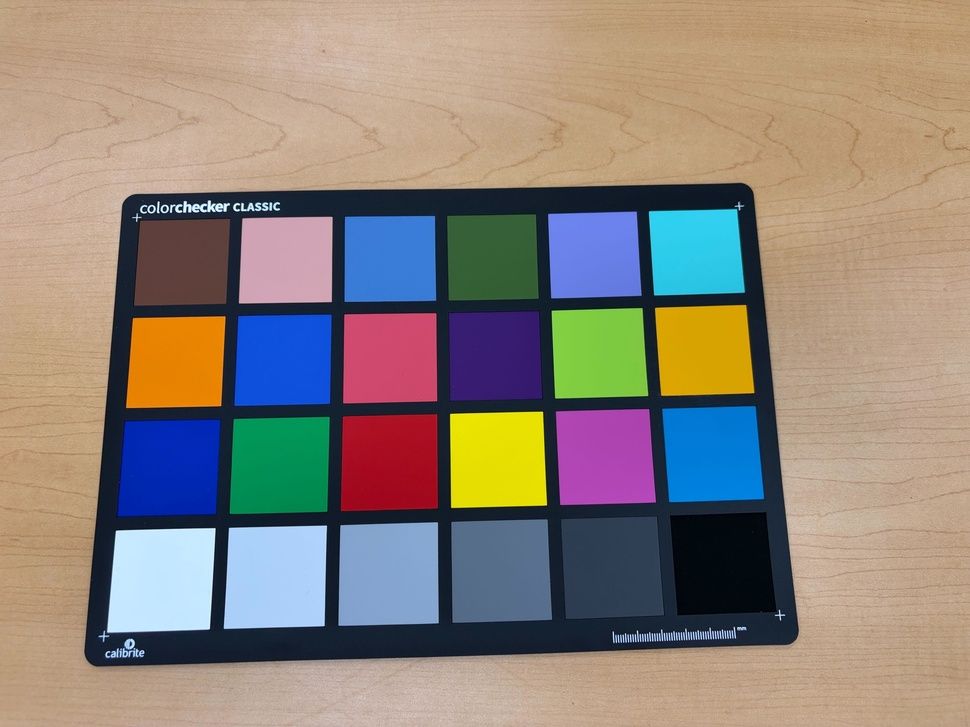
#> input picture data/calibration/color_chart/iphone.jpg, 970 x 727 px, shrunk from 4032 x 3024 before the run
$ python iphone_to_realsense.py ../../../data/calibration/color_chart/iphone.jpg out.png
#> lines starting #> are read from the running program, lines starting #| are printed output that depends on the picture
#> further down, img is the input picture: shape (727, 970, 3); mean R, G, B 142.5, 131.3, 121.9
"""Apply the fitted iPhone -> RealSense color calibration to an image.

The transform is a 3x3 color correction matrix M applied in linear (gamma-decoded)
sRGB space:

    rgb_linear_realsense = rgb_linear_iphone @ M

M is a least-squares fit on the 24-patch ColorChecker Classic, photographed
under the same light by the iPhone (source) and by the RealSense D435 color
camera (target) with AE/AWB off, exposure 10 ms and white balance 3000 K (see
the paper's appendix on color calibration). The fit uses the per-patch medians
of data/calibration/color_chart/{iphone,realsense}.jpg after sRGB
linearization. To refit, or to check the matrix below against the photos:

    python scripts/calibration/fit_color_matrix.py

Accuracy on the chart (CIE76 Delta E vs RealSense, in sRGB-Lab):
    mean = 4.69, max = 10.73  (uncorrected: mean 17.92, max 47.01)

The gsplat scene and the object meshes are both in the iPhone's color domain,
so scripts/data/offline_renderer.py applies this once per frame, to the
depth-composited image, before the optional HSV jitter.

Only depends on numpy.
"""
from __future__ import annotations

import numpy as np

# Fitted 3x3 CCM. Applied as: rgb_lin_out = rgb_lin_in @ M_IPHONE_TO_REALSENSE
M_IPHONE_TO_REALSENSE = np.array([
    [ 0.63123419,  0.00730587, -0.00969861],
    [ 0.02874080,  0.63693131,  0.23368252],
    [-0.01403240,  0.04908152,  0.62365492],
], dtype=np.float64)


def _srgb_to_linear(srgb_01: np.ndarray) -> np.ndarray:
    s = np.asarray(srgb_01, dtype=np.float64)
    return np.where(s <= 0.04045, s / 12.92, ((s + 0.055) / 1.055) ** 2.4)


def _linear_to_srgb(lin_01: np.ndarray) -> np.ndarray:
    l = np.clip(np.asarray(lin_01, dtype=np.float64), 0, None)
    out = np.where(l <= 0.0031308, l * 12.92, 1.055 * (l ** (1 / 2.4)) - 0.055)
    return np.clip(out, 0, 1)


def calibrate_iphone_to_realsense(image: np.ndarray) -> np.ndarray:
    """Map an iPhone-captured image to RealSense color response.

    Parameters
    ----------
    image : np.ndarray
        Input image in sRGB encoding with **RGB channel order** (not BGR).
        - uint8 (0-255), float32/float64 in [0, 1], or float in [0, 255]: all accepted.
        - Shape (H, W, 3) or (N, 3).
        - 4-channel inputs (RGBA) keep the alpha channel untouched.

    Returns
    -------
    np.ndarray
        Calibrated image, same shape and dtype as the input.

    Notes
    -----
    Input is treated as sRGB (the usual JPEG/PNG encoding). If you have a linear
    RGB image already, multiply by M_IPHONE_TO_REALSENSE directly and skip the
    gamma encode/decode.

    If you have a BGR image (e.g. straight from `cv2.imread`), do:
        rgb = cv2.cvtColor(bgr, cv2.COLOR_BGR2RGB)
        out = calibrate_iphone_to_realsense(rgb)
        bgr_out = cv2.cvtColor(out, cv2.COLOR_RGB2BGR)
    """
    arr = np.asarray(image)
    if arr.ndim < 2 or arr.shape[-1] not in (3, 4):
        raise ValueError(f"expected (...,3) or (...,4) array, got shape {arr.shape}")

    # Detect & normalize the input range so output matches input dtype/range.
    in_dtype = arr.dtype
    if np.issubdtype(in_dtype, np.integer):
        max_val = float(np.iinfo(in_dtype).max)
#> max_val = 255
        scale_back = "uint"
    else:
        max_val = 255.0 if arr.max() > 1.5 else 1.0
        scale_back = "float"

    has_alpha = arr.shape[-1] == 4
#> has_alpha = False
    rgb = arr[..., :3].astype(np.float64) / max_val

    # sRGB -> linear -> apply 3x3 -> linear -> sRGB
    flat = rgb.reshape(-1, 3)
    lin = _srgb_to_linear(flat)
    out_lin = lin @ M_IPHONE_TO_REALSENSE
    out_lin = np.clip(out_lin, 0, 1)
    out_srgb = _linear_to_srgb(out_lin).reshape(rgb.shape)
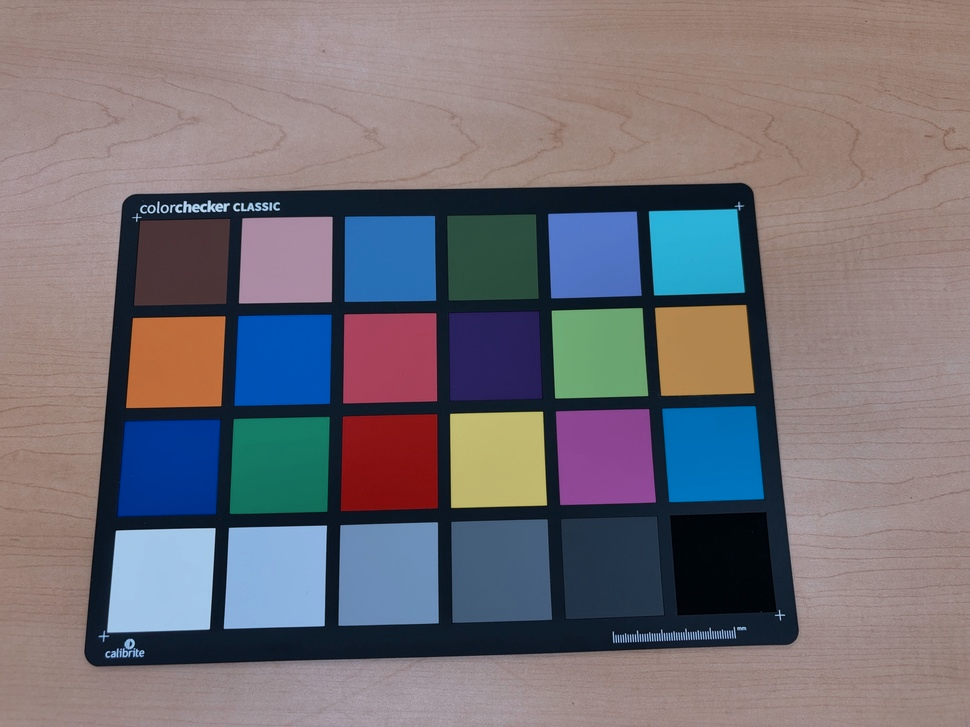
#> out_srgb: shape (727, 970, 3) float64; mean R, G, B 0.457, 0.437, 0.462

    out = out_srgb * max_val
    if scale_back == "uint":
        out = np.rint(out).clip(0, max_val).astype(in_dtype)
    else:
        out = out.astype(in_dtype, copy=False)

    if has_alpha:
        out = np.concatenate([out, arr[..., 3:4]], axis=-1)
    return out


if __name__ == "__main__":
    # Example: calibrate an iPhone JPEG and write the result.
    import sys
    from PIL import Image

    if len(sys.argv) != 3:
        print("usage: python iphone_to_realsense.py <input.jpg> <output.png>")
        sys.exit(0 if sys.argv[1:] in (["-h"], ["--help"]) else 1)

    img = np.array(Image.open(sys.argv[1]).convert("RGB"))
    out = calibrate_iphone_to_realsense(img)
    Image.fromarray(out).save(sys.argv[2])
    print(f"wrote {sys.argv[2]}")
